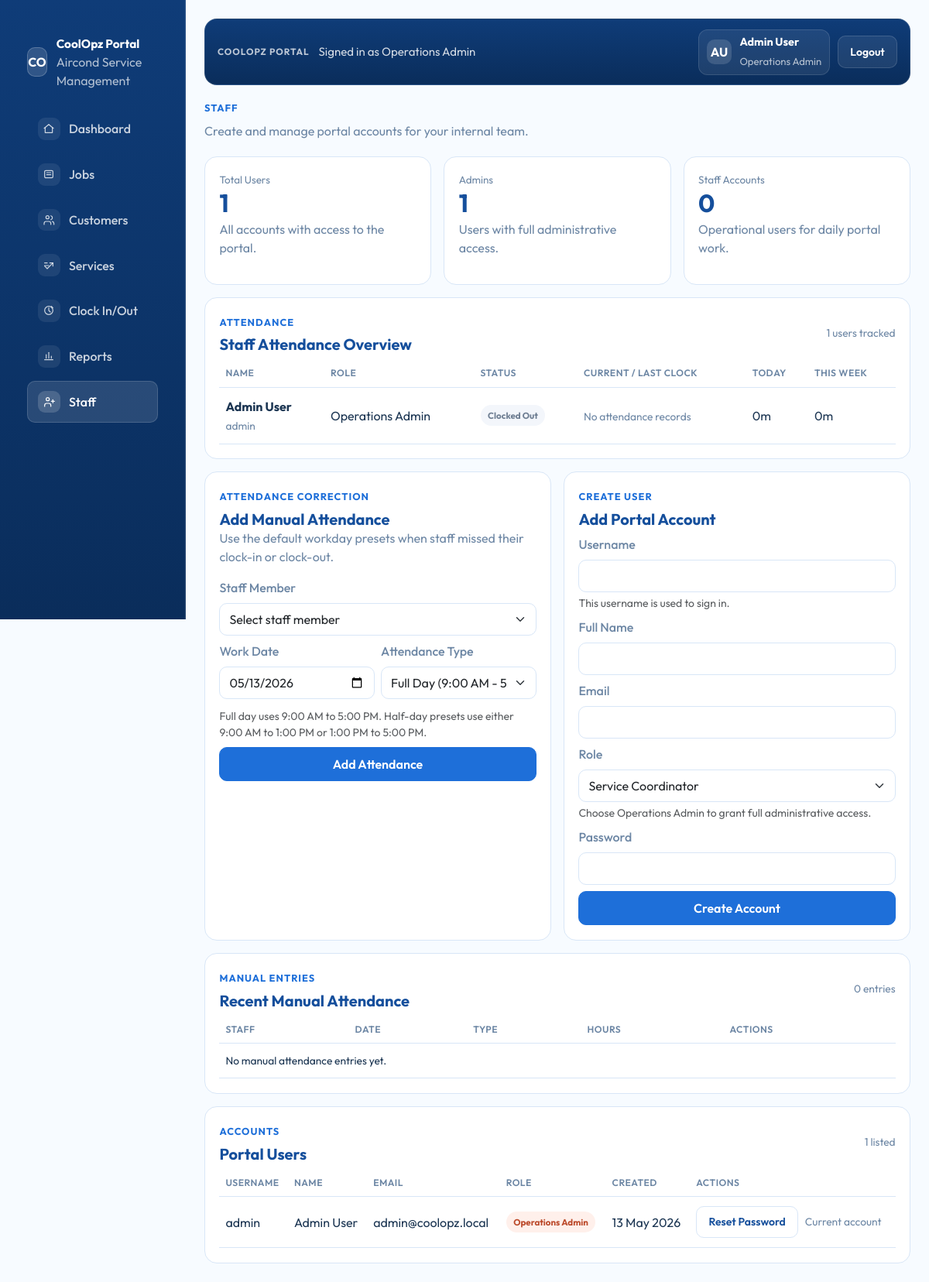
Page /staff.php (signed in) on the committed database.
### tables this page shows
CREATE TABLE IF NOT EXISTS users (
    id INT UNSIGNED AUTO_INCREMENT PRIMARY KEY,
    username VARCHAR(80) NOT NULL,
    email VARCHAR(190) NOT NULL UNIQUE,
    full_name VARCHAR(120) NOT NULL,
    role_name VARCHAR(120) NOT NULL,
    password_hash VARCHAR(255) NOT NULL,
    created_at TIMESTAMP DEFAULT CURRENT_TIMESTAMP,
    UNIQUE KEY uniq_users_username (username)
);

### staff.php (the view, shortened to what the rows shown need)
<?php
require_once __DIR__ . '/includes/auth.php';
require_once __DIR__ . '/includes/data.php';
function coolopz_staff_format_work_minutes(int $minutes): string
{
        $minutes = max(0, $minutes);
        $hours = intdiv($minutes, 60);
        $remainingMinutes = $minutes % 60;
        return sprintf('%dm', $remainingMinutes);
}
function coolopz_staff_attendance_overview(): array
{
        return $statement->fetchAll();
}
$currentUser = coolopz_current_user();
$staffMetrics = coolopz_fetch_staff_metrics();
$staffUsers = coolopz_fetch_staff_users();
$staffAttendanceOverview = coolopz_staff_attendance_overview();
include __DIR__ . '/includes/head.php';
?>
        <main class="portal-main">
            <section class="row g-2 g-lg-3">
                <div class="col-md-4">
                    <div class="simple-panel stat-card">
                        <span class="stat-label">Total Users</span>
                        <strong class="stat-value"><?= htmlspecialchars((string) $staffMetrics['total_users'], ENT_QUOTES, 'UTF-8') ?></strong>
                        <p>All accounts with access to the portal.</p>
                    </div>
                </div>
                <div class="col-md-4">
                    <div class="simple-panel stat-card">
                        <span class="stat-label">Admins</span>
                        <strong class="stat-value"><?= htmlspecialchars((string) $staffMetrics['admins'], ENT_QUOTES, 'UTF-8') ?></strong>
                        <p>Users with full administrative access.</p>
                    </div>
                </div>
            </section>
            <section class="row g-3 mt-0">
                <div class="col-12">
                    <div class="simple-panel">
                        <div class="panel-head mb-2">
                            <div>
                                <h2 class="panel-title">Staff Attendance Overview</h2>
                            </div>
                        </div>
                        <div class="table-responsive">
                            <table class="table portal-table align-middle mb-0">
                                <thead>
                                    <tr>
                                        <th>Name</th>
                                        <th>Role</th>
                                        <th>Status</th>
                                        <th>Current / Last Clock</th>
                                        <th>Today</th>
                                        <th>This Week</th>
                                    </tr>
                                </thead>
                                <tbody>
<?php foreach ($staffAttendanceOverview as $attendanceUser): ?>
<?php
    $isClockedIn = !empty($attendanceUser['active_clock_in_at']);
    $lastClockMoment = $isClockedIn
        ? (string) $attendanceUser['active_clock_in_at']
        : (string) ($attendanceUser['last_clock_out_at'] ?: $attendanceUser['last_clock_in_at']);
    $lastClockLabel = $isClockedIn
        ? 'Clocked in'
        : (!empty($attendanceUser['last_clock_out_at']) ? 'Last clock-out' : (!empty($attendanceUser['last_clock_in_at']) ? 'Last clock-in' : 'No records'));
?>
                                    <tr>
                                        <td>
                                            <strong><?= htmlspecialchars($attendanceUser['full_name'], ENT_QUOTES, 'UTF-8') ?></strong><br>
                                            <span class="subtle-note"><?= htmlspecialchars($attendanceUser['username'], ENT_QUOTES, 'UTF-8') ?></span>
                                        </td>
                                        <td><?= htmlspecialchars($attendanceUser['role_name'], ENT_QUOTES, 'UTF-8') ?></td>
                                        <td>
                                            <span class="status-badge <?= $isClockedIn ? 'status-progress' : 'status-queued' ?>"><?= htmlspecialchars($isClockedIn ? 'Clocked In' : 'Clocked Out', ENT_QUOTES, 'UTF-8') ?></span>
                                        </td>
                                        <td>
<?php if ($lastClockMoment !== ''): ?>
                                            <strong><?= htmlspecialchars(date('d M Y h:i A', strtotime($lastClockMoment)), ENT_QUOTES, 'UTF-8') ?></strong><br>
                                            <span class="subtle-note"><?= htmlspecialchars($lastClockLabel, ENT_QUOTES, 'UTF-8') ?></span>
<?php else: ?>
                                            <span class="subtle-note">No attendance records</span>
<?php endif; ?>
                                        </td>
                                        <td><?= htmlspecialchars(coolopz_staff_format_work_minutes((int) $attendanceUser['today_minutes']), ENT_QUOTES, 'UTF-8') ?></td>
                                        <td><?= htmlspecialchars(coolopz_staff_format_work_minutes((int) $attendanceUser['week_minutes']), ENT_QUOTES, 'UTF-8') ?></td>
                                    </tr>
<?php endforeach; ?>
                                </tbody>
                            </table>
                        </div>
                    </div>
                </div>
            </section>
            <section class="row g-3 mt-0">
                <div class="col-xl-6">
                    <div class="simple-panel h-100">
                        <h2 class="panel-title">Add Manual Attendance</h2>
                    </div>
                </div>
                <div class="col-xl-6">
                    <div class="simple-panel h-100">
                        <h2 class="panel-title">Add Portal Account</h2>
                    </div>
                </div>
            </section>
            <section class="row g-3 mt-0">
                <div class="col-12">
                    <div class="simple-panel h-100">
                        <div class="panel-head mb-2">
                            <div>
                                <h2 class="panel-title">Recent Manual Attendance</h2>
                            </div>
                        </div>
                        <div class="table-responsive">
                            <table class="table portal-table align-middle mb-0">
                                <thead>
                                    <tr>
                                        <th>Staff</th>
                                        <th>Date</th>
                                        <th>Type</th>
                                        <th>Hours</th>
                                        <th>Actions</th>
                                    </tr>
                                </thead>
                            </table>
                        </div>
                    </div>
                </div>
            </section>
            <section class="row g-3 mt-0">
                <div class="col-12">
                    <div class="simple-panel h-100">
                        <div class="panel-head mb-2">
                            <div>
                                <h2 class="panel-title">Portal Users</h2>
                            </div>
                        </div>
                        <div class="table-responsive">
                            <table class="table portal-table align-middle mb-0">
                                <thead>
                                    <tr>
                                        <th>Username</th>
                                        <th>Name</th>
                                        <th>Email</th>
                                        <th>Role</th>
                                        <th>Created</th>
                                        <th>Actions</th>
                                    </tr>
                                </thead>
                                <tbody>
<?php foreach ($staffUsers as $user): ?>
<?php $isCurrentUser = ($user['email'] ?? '') === ($currentUser['email'] ?? ''); ?>
                                    <tr>
                                        <td><?= htmlspecialchars($user['username'], ENT_QUOTES, 'UTF-8') ?></td>
                                        <td><?= htmlspecialchars($user['full_name'], ENT_QUOTES, 'UTF-8') ?></td>
                                        <td><?= htmlspecialchars($user['email'], ENT_QUOTES, 'UTF-8') ?></td>
                                        <td><span class="status-badge <?= coolopz_status_badge_class($user['role_name'] === 'Operations Admin' ? 'Priority' : 'In Progress') ?>"><?= htmlspecialchars($user['role_name'], ENT_QUOTES, 'UTF-8') ?></span></td>
                                        <td><?= htmlspecialchars(date('d M Y', strtotime($user['created_at'])), ENT_QUOTES, 'UTF-8') ?></td>
                                        <td>
                                            <div class="staff-actions">
                                                <a class="btn btn-portal-secondary btn-sm" href="staff.php?reset=<?= htmlspecialchars((string) $user['id'], ENT_QUOTES, 'UTF-8') ?>">Reset Password</a>
<?php if ($isCurrentUser): ?>
                                                <span class="subtle-note">Current account</span>
<?php endif; ?>
                                            </div>
                                        </td>
                                    </tr>
<?php endforeach; ?>
                                </tbody>
                            </table>
                        </div>
                    </div>
                </div>
            </section>
        </main>
<?php include __DIR__ . '/includes/footer.php'; ?>

### rows in the picture
users: id "1", full_name "Admin User", username "admin", role_name "Operations Admin", isClockedIn "Clocked Out", today_minutes "0m", week_minutes "0m", email "admin@coolopz.local", created_at "13 May 2026", shows "Current account"

### other values in the picture
$item['label'] "Dashboard"
$item['label'] "Jobs"
$item['label'] "Customers"
$item['label'] "Services"
$item['label'] "Clock In/Out"
$item['label'] "Reports"
$item['label'] "Staff"
$currentUserRole "Operations Admin"
$userInitials "AU"
$currentUserName "Admin User"
$staffMetrics['staff'] "0"
count($staffAttendanceOverview) "1"
count($manualAttendanceEntries) "0"
count($staffUsers) "1"
form field shift_type "Full Day (9:00 AM - 5:00 PM)"
